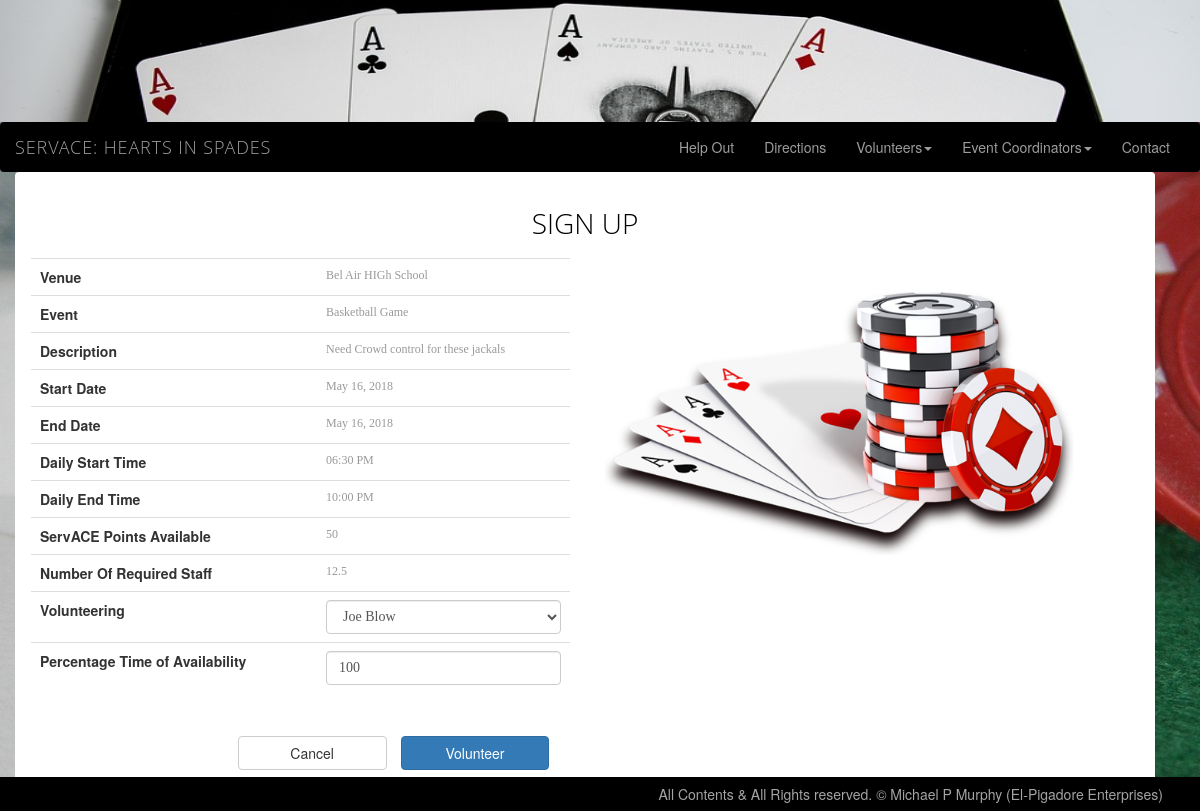
The page /web/Final/index.php?action=signup&eid=16 on the database its author committed.
### tables this page shows
CREATE TABLE IF NOT EXISTS `events` (
  `eventid` int(11) NOT NULL AUTO_INCREMENT,
  `venueid` int(11) DEFAULT NULL,
  `event_name` varchar(40) DEFAULT NULL,
  `event_description` text,
  `startdate` date DEFAULT NULL,
  `enddate` date DEFAULT NULL,
  `daystarttime` time DEFAULT NULL,
  `dayendtime` time DEFAULT NULL,
  `numstaff` decimal(6,2) DEFAULT '1.00',
  `badgepoints_pp` int(16) DEFAULT '1',
  PRIMARY KEY (`eventid`),
  KEY `fk_venues` (`venueid`)
);

CREATE TABLE IF NOT EXISTS `venues` (
  `venueid` int(11) NOT NULL AUTO_INCREMENT,
  `venue_name` varchar(60) DEFAULT NULL,
  `address` varchar(80) DEFAULT NULL,
  `pocname` varchar(60) DEFAULT NULL,
  `pocemail` varchar(60) DEFAULT NULL,
  `pocphone` varchar(20) DEFAULT NULL,
  `latitude` float DEFAULT NULL,
  `longitude` float DEFAULT NULL,
  `loginid` int(11) NOT NULL,
  PRIMARY KEY (`venueid`)
);

### web/Final/func_ratings.php (called while the page is built, shortened)
<?php
	function formattedDate($indate) {
		$ndt = new DateTime($indate);
		$fdate = date_format($ndt,"F j, Y");
		return $fdate;
	}
	function formattedTime($intime) {
		$ndt = new DateTime($intime);
		$ftime = date_format($ndt,"h:i A");
		return $ftime;
	}
	function get_actual_volunteers_required($eid) {
		require("db.php");
		$sql_count = "select a.eventid, a.numstaff, b.eid, b.volperc
	       			  from events a
	  		        	  left join volunteers_events b on
	       				  b.eid = a.eventid
					  where a.eventid = '" . $eid . "'";
		$res = mysqli_query($con, $sql_count);
		$r_ptr = 0;
		$s_required = 1;
		while ($row = mysqli_fetch_array($res)) {
			if ($r_ptr == 0) {
				$s_required = $row["numstaff"];
			}
			$a_vol = 0;
			if (isset($row["volperc"]))
				$a_vol = $row["volperc"] / 100.0;
			$s_required = $s_required - $a_vol;
			$r_ptr++;
		}
		return $s_required;
	}
?>

### web/Final/signup.php (the view, shortened to what this page needs)
<html>
	<head>
		<link rel="stylesheet" type="text/css" href="content.css" />
	</head>
	<body>
		<?php
		require_once ("db.php");
		require_once("func_ratings.php");
			$q = intval($_GET['eid']);
		$s_required = get_actual_volunteers_required($q);
		$max_assign = intval($s_required * 100);
		if ($max_assign > 100)
			$max_assign = 100;
		$volunteers = array();
		$sql = "select * from volunteers a
					where (select count(*) from volunteers_events
					where vid = a.vid and eid = '" . $q . "') = 0
					order by a.lastname, a.firstname";
		$res = mysqli_query($con, $sql);
		while ($row = mysqli_fetch_array($res)) {
			$idx = $row["vid"];
			$volunteers[$idx] = $row["firstname"].' '.$row["lastname"];
		}
		$sql = "Select a.*, b.venue_name
	       		from events a
	       			inner join venues b on
	       			b.venueid = a.venueid
				where a.eventid = '" . $q . "'";
		$res = mysqli_query($con, $sql);
		$row = mysqli_fetch_array($res);
	?>
		<div class="row alert servace-alert">
			<div class="servace-banner">Sign Up</div>
			<form class="form-horizontal" method="post" action="index.php?action=bookings&eid=<?php print($q); ?>" enctype="multipart/form-data">
				<div class="form-group container-fluid">
					<div class="row">
						<div class ="col-md-6 col-sm-6">
							<table class="table table-hover">
								<tr class="alert"><th>Venue</th><td><?php print($row["venue_name"]); ?></td></tr>
								<tr class='alert'><th>Event</th><td><?php print($row["event_name"]); ?></td></tr>
								<tr class='alert'><th>Description</th><td><?php print($row["event_description"]); ?></td></tr>
								<tr class='alert'><th>Start Date</th><td><?php print(formattedDate($row["startdate"])); ?></td></tr>
								<tr class='alert'><th>End Date</th><td><?php print(formattedDate($row["enddate"])); ?></td></tr>
								<tr class='alert'><th>Daily Start Time</th><td><?php print(formattedTime($row["daystarttime"])); ?></td></tr>
								<tr class='alert'><th>Daily End Time</th><td><?php print(formattedTime($row["dayendtime"])); ?></td></tr>
								<tr class='alert'><th>ServACE Points Available</th><td><?php print($row["badgepoints_pp"]); ?></td></tr>
								<?php
								if ($s_required > 0) { ?>
									<tr class='alert'><th>Number Of Required Staff</th><td><?php print($s_required); ?></td></tr>
									<tr class='alert'><th>Volunteering</th>
										<td><select class="form-control" name="v_users">
											<?php
											foreach ($volunteers as $key => $value) {
												print ('<option value="'.$key.'">'.$value.'</option>');
											}
											?>
										</select></td>
									<tr class='alert'><th>Percentage Time of Availability</th>
										<td><input class="form-control" type="number" id="signupperc" name="signupperc" min="0" max="<?php print($max_assign); ?>" step="5" value="<?php print($max_assign); ?>" placeholder="Percentage Event Availability"/></td>
									</tr>
								<?php }
								?>
							</table>
						</div>
						<div class ="col-md-6 col-sm-6">
							<img id="imagerate" height="300" alt="images/chips_aces.png" src="images/chips_aces.png" />
						</div>
					</div>
				</div>
				<div class="col-sm-offset-2 col-sm-10 col-xs-offset-2 col-xs-10" >
					<input class="btn btn-default col-sm-2" type="reset" id="cancel" value="Cancel" />
					<input class="btn btn-primary col-sm-2" type="submit" id="submit" value="Volunteer" <?php if ($s_required <= 0) { ?> disabled <?php } ?>  />
				</div>
			</form>
		</div>
	</body>
</html>

### web/Final/index.php (shortened to what this page needs)
<!DOCTYPE html>
<html>
<head>
	<link rel="stylesheet" type="text/css" href="custom.css" />
	<link rel="stylesheet" href="http://maxcdn.bootstrapcdn.com/bootstrap/3.3.6/css/bootstrap.min.css">
</head>
<body>
	<header>
		<img src="images/ace_table_pan.png" alt="images/hands_pan.png"/>
	</header>
	<nav class="navbar navbar-inverse">
		<div class="container-fluid">
			<div class="navbar-header">
				<a class="navbar-brand servace-menu" href="#">ServACE: Hearts in Spades</a>
			</div>
			<div class="collapse navbar-collapse" id="navbar">
				<ul class="nav navbar-nav navbar-right">
					<li><a href="index.php?action=helpout">Help Out</a></li>
					<li><a href="index.php?action=directions">Directions</a></li>
					<li class="dropdown">
						<a href="#" class="dropdown-toggle" data-toggle="dropdown">Volunteers<span class="caret"></span></a>
					</li>
					<li class="dropdown">
						<a href="#" class="dropdown-toggle" data-toggle="dropdown">Event Coordinators<span class="caret"></span></a>
					</li>
					<li><a href="index.php?action=contact">Contact</a></li>
				</ul>
			</div>
		</div>
	</nav>
	<div id="mainContent" class="container">
		<?php
			if (isset($_REQUEST['action'])) {
				$action = $_REQUEST['action'];
				if ($action === 'helpout') {
					include("servACE_intro.php");
				}
				else if ($action === 'directions') {
					include("servACE_directions.php");
				}
				else if ($action === 'current_events') {
					include("current_events.php");
				}
				else if ($action === 'vol_profile') {
					include("profile_vols.php");
				}
				else if ($action === 'venue_profile') {
					include("profile_venues.php");
				}
				else if ($action === 'event_manage') {
					include("manage_events.php");
				}
				else if ($action === 'rate_vols') {
					include("rate_volunteers.php");
				}
				else if ($action === 'contact') {
					include("contact.php");
				}
				else if ($action == 'create_venue') {
					include("func_venues.php");
				}
				else if ($action === 'signup') {
					include("signup.php");
				}
			}
			else {
				include("servACE_intro.php");
			}
		?>
	</div>
	<footer class="navbar-inverse navbar-fixed-bottom">
		<div class="container">
			<p>All Contents &amp; All Rights reserved. &copy; Michael P Murphy (El-Pigadore Enterprises)</p>
		</div>
	</footer>
</body>
</html>

### web/Final/custom.css (style rules this page uses)
html, body { height: 100%; }
body { background-image:url("images/pokertable.jpg"); }
header { height: 15%; width: 100%; }
header img { height: 100%; width: 100%; }
#cancel, #submit { margin: 0.5em; }
footer p { color: rgb(164,164,164); margin: 0.5em; text-align:right; }
.navbar-inverse { margin:0; border-width:inherit; background-color:black }
.servace-alert { width:100%; background-color:white; padding: 0 20px 0 20px; }
.servace-banner { text-align:center; text-transform:uppercase; font-family: "Microsoft Yahei", Open Sans, Tahoma, sans-serif; font-size: 2.0em; color: black; font-weight: lighter; padding: 15px 0; }
.servace-menu { text-align: left; font-family: "Microsoft Yahei", Open Sans, Tahoma, sans-serif; font-size: 1.0em; color: white; font-weight:lighter; text-transform: uppercase; letter-spacing: 0.05em; }

### web/Final/content.css (style rules this page uses)
.navbar-inverse { margin:0; border-width:inherit; background-color:black }
.table-hover td { font-family: "Arial Black"; font-size: 12px; color:#999999; padding 4px 0 4px 0; }

### rows shown on the page
events: venueid.venue_name "Bel Air HIGh School", event_name "Basketball Game", event_description "Need Crowd control for these jackals", startdate "May 16, 2018", enddate "May 16, 2018", daystarttime "06:30 PM", dayendtime "10:00 PM", badgepoints_pp "50"

### other values the page prints
$s_required "12.5"
form field v_users "Joe Blow"
